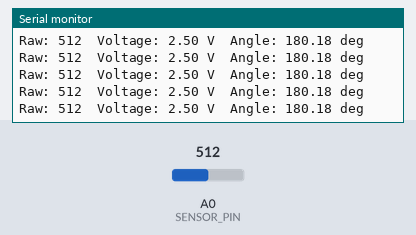
Bench run of a sketch on a simulated Arduino Uno, built with avr-gcc and run on an emulated ATmega328P. Parts: the last lines printed to the serial monitor. The inputs (shaded band) are chosen by the test bench; at power-on: A0 (SENSOR_PIN) = 512.

Above: at 4.2 s.
4.3 s: A0 (SENSOR_PIN) set to 11
At 4.37 s:
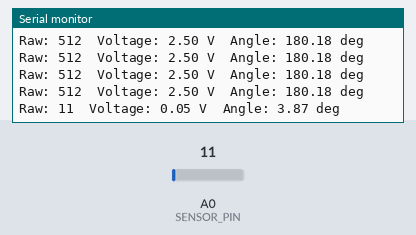
5.8 s: A0 (SENSOR_PIN) set to 8
At 5.89 s:
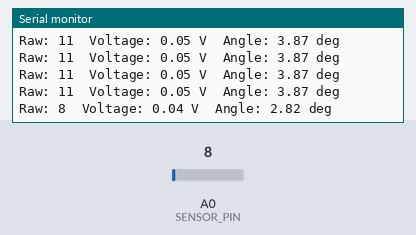
Timing chart, 0 to 8.3 s (numbered marks = the images above; inputs shaded):
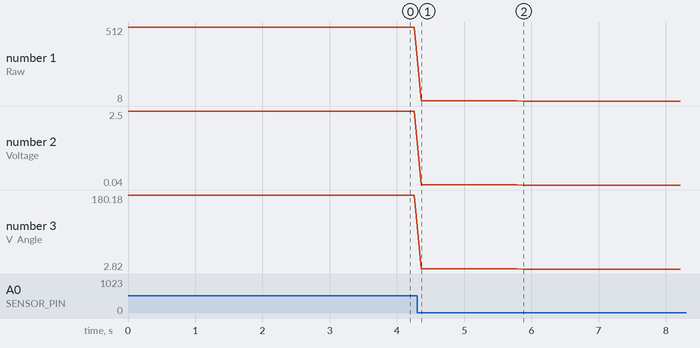

Measured:
- after the input at 4.3 s, the serial monitor: prints a new line after 0.06 s (image 1)
- after the input at 5.8 s, the serial monitor: prints a new line after 0.08 s (image 2)
- plotted number 1: 512 → 11 after the input at 4.3 s, 11 → 8 after the input at 5.8 s
- plotted number 2: 2.5 → 0.05 after the input at 4.3 s, 0.05 → 0.04 after the input at 5.8 s
- plotted number 3: 180.18 → 3.87 after the input at 4.3 s, 3.87 → 2.82 after the input at 5.8 s

The sketch:

AS5600_AnalogPositionFeedback.ino
```cpp
#define SENSOR_PIN A0

void setup() {
  Serial.begin(115200);
}

void loop() {
  int rawValue = analogRead(SENSOR_PIN);   // 0–1023
  float voltage = rawValue * (5.0 / 1023.0);
  float angle = rawValue * (360.0 / 1023.0);

  Serial.print("Raw: ");
  Serial.print(rawValue);
  Serial.print("  Voltage: ");
  Serial.print(voltage);
  Serial.print(" V  Angle: ");
  Serial.print(angle);
  Serial.println(" deg");

  delay(100);
}
```
